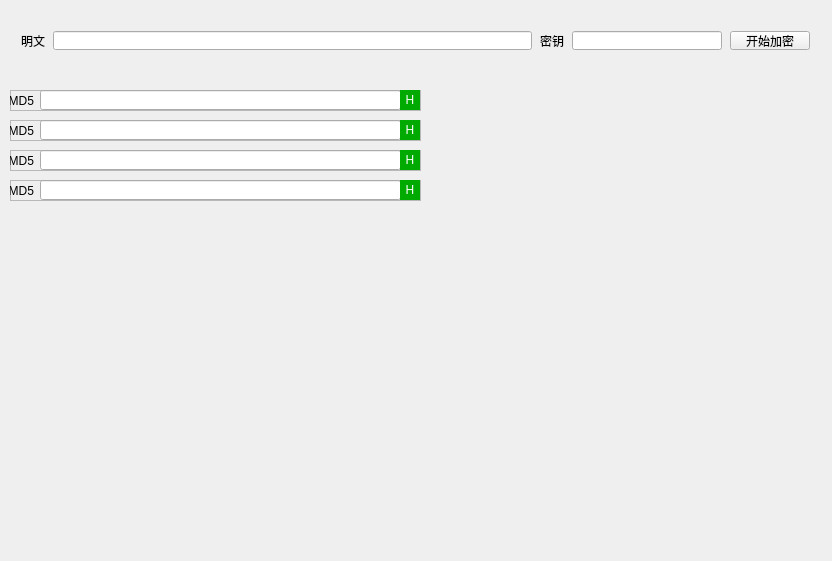
<?xml version="1.0" encoding="UTF-8"?>
<ui version="4.0">
 <class>DataConvert</class>
 <widget class="QWidget" name="DataConvert">
  <property name="geometry">
   <rect>
    <x>0</x>
    <y>0</y>
    <width>832</width>
    <height>561</height>
   </rect>
  </property>
  <property name="windowTitle">
   <string>DataConvert</string>
  </property>
  <widget class="QWidget" name="horizontalLayoutWidget">
   <property name="geometry">
    <rect>
     <x>10</x>
     <y>20</y>
     <width>811</width>
     <height>41</height>
    </rect>
   </property>
   <layout class="QHBoxLayout" name="horizontalLayout">
    <property name="spacing">
     <number>8</number>
    </property>
    <item>
     <widget class="QLabel" name="label">
      <property name="text">
       <string>明文</string>
      </property>
      <property name="alignment">
       <set>Qt::AlignRight|Qt::AlignTrailing|Qt::AlignVCenter</set>
      </property>
     </widget>
    </item>
    <item>
     <widget class="QLineEdit" name="text"/>
    </item>
    <item>
     <widget class="QLabel" name="label_2">
      <property name="text">
       <string>密钥</string>
      </property>
      <property name="alignment">
       <set>Qt::AlignRight|Qt::AlignTrailing|Qt::AlignVCenter</set>
      </property>
     </widget>
    </item>
    <item>
     <widget class="QLineEdit" name="key">
      <property name="maximumSize">
       <size>
        <width>150</width>
        <height>16777215</height>
       </size>
      </property>
     </widget>
    </item>
    <item>
     <widget class="QPushButton" name="encrypt">
      <property name="sizePolicy">
       <sizepolicy hsizetype="Minimum" vsizetype="Preferred">
        <horstretch>0</horstretch>
        <verstretch>0</verstretch>
       </sizepolicy>
      </property>
      <property name="text">
       <string>开始加密</string>
      </property>
     </widget>
    </item>
   </layout>
  </widget>
  <widget class="QFrame" name="frame">
   <property name="geometry">
    <rect>
     <x>10</x>
     <y>90</y>
     <width>411</width>
     <height>21</height>
    </rect>
   </property>
   <property name="frameShape">
    <enum>QFrame::StyledPanel</enum>
   </property>
   <property name="frameShadow">
    <enum>QFrame::Raised</enum>
   </property>
   <widget class="QLabel" name="label_3">
    <property name="geometry">
     <rect>
      <x>0</x>
      <y>0</y>
      <width>24</width>
      <height>21</height>
     </rect>
    </property>
    <property name="text">
     <string>MD5</string>
    </property>
    <property name="alignment">
     <set>Qt::AlignRight|Qt::AlignTrailing|Qt::AlignVCenter</set>
    </property>
   </widget>
   <widget class="QLineEdit" name="textMd5">
    <property name="geometry">
     <rect>
      <x>30</x>
      <y>0</y>
      <width>361</width>
      <height>20</height>
     </rect>
    </property>
   </widget>
   <widget class="QLabel" name="label_4">
    <property name="geometry">
     <rect>
      <x>390</x>
      <y>0</y>
      <width>20</width>
      <height>20</height>
     </rect>
    </property>
    <property name="styleSheet">
     <string notr="true">background-color: rgb(0, 170, 0);
font: 75 9pt &quot;微软雅黑&quot;;
color: rgb(255, 255, 255);
</string>
    </property>
    <property name="text">
     <string>H</string>
    </property>
    <property name="alignment">
     <set>Qt::AlignCenter</set>
    </property>
   </widget>
  </widget>
  <widget class="QFrame" name="frame_2">
   <property name="geometry">
    <rect>
     <x>10</x>
     <y>120</y>
     <width>411</width>
     <height>21</height>
    </rect>
   </property>
   <property name="frameShape">
    <enum>QFrame::StyledPanel</enum>
   </property>
   <property name="frameShadow">
    <enum>QFrame::Raised</enum>
   </property>
   <widget class="QLabel" name="label_5">
    <property name="geometry">
     <rect>
      <x>0</x>
      <y>0</y>
      <width>24</width>
      <height>21</height>
     </rect>
    </property>
    <property name="text">
     <string>MD5</string>
    </property>
    <property name="alignment">
     <set>Qt::AlignRight|Qt::AlignTrailing|Qt::AlignVCenter</set>
    </property>
   </widget>
   <widget class="QLineEdit" name="lineEdit_2">
    <property name="geometry">
     <rect>
      <x>30</x>
      <y>0</y>
      <width>361</width>
      <height>20</height>
     </rect>
    </property>
   </widget>
   <widget class="QLabel" name="label_6">
    <property name="geometry">
     <rect>
      <x>390</x>
      <y>0</y>
      <width>20</width>
      <height>20</height>
     </rect>
    </property>
    <property name="styleSheet">
     <string notr="true">background-color: rgb(0, 170, 0);
font: 75 9pt &quot;微软雅黑&quot;;
color: rgb(255, 255, 255);
</string>
    </property>
    <property name="text">
     <string>H</string>
    </property>
    <property name="alignment">
     <set>Qt::AlignCenter</set>
    </property>
   </widget>
  </widget>
  <widget class="QFrame" name="frame_3">
   <property name="geometry">
    <rect>
     <x>10</x>
     <y>150</y>
     <width>411</width>
     <height>21</height>
    </rect>
   </property>
   <property name="frameShape">
    <enum>QFrame::StyledPanel</enum>
   </property>
   <property name="frameShadow">
    <enum>QFrame::Raised</enum>
   </property>
   <widget class="QLabel" name="label_7">
    <property name="geometry">
     <rect>
      <x>0</x>
      <y>0</y>
      <width>24</width>
      <height>21</height>
     </rect>
    </property>
    <property name="text">
     <string>MD5</string>
    </property>
    <property name="alignment">
     <set>Qt::AlignRight|Qt::AlignTrailing|Qt::AlignVCenter</set>
    </property>
   </widget>
   <widget class="QLineEdit" name="lineEdit_3">
    <property name="geometry">
     <rect>
      <x>30</x>
      <y>0</y>
      <width>361</width>
      <height>20</height>
     </rect>
    </property>
   </widget>
   <widget class="QLabel" name="label_8">
    <property name="geometry">
     <rect>
      <x>390</x>
      <y>0</y>
      <width>20</width>
      <height>20</height>
     </rect>
    </property>
    <property name="styleSheet">
     <string notr="true">background-color: rgb(0, 170, 0);
font: 75 9pt &quot;微软雅黑&quot;;
color: rgb(255, 255, 255);
</string>
    </property>
    <property name="text">
     <string>H</string>
    </property>
    <property name="alignment">
     <set>Qt::AlignCenter</set>
    </property>
   </widget>
  </widget>
  <widget class="QFrame" name="frame_4">
   <property name="geometry">
    <rect>
     <x>10</x>
     <y>180</y>
     <width>411</width>
     <height>21</height>
    </rect>
   </property>
   <property name="frameShape">
    <enum>QFrame::StyledPanel</enum>
   </property>
   <property name="frameShadow">
    <enum>QFrame::Raised</enum>
   </property>
   <widget class="QLabel" name="label_9">
    <property name="geometry">
     <rect>
      <x>0</x>
      <y>0</y>
      <width>24</width>
      <height>21</height>
     </rect>
    </property>
    <property name="text">
     <string>MD5</string>
    </property>
    <property name="alignment">
     <set>Qt::AlignRight|Qt::AlignTrailing|Qt::AlignVCenter</set>
    </property>
   </widget>
   <widget class="QLineEdit" name="lineEdit_4">
    <property name="geometry">
     <rect>
      <x>30</x>
      <y>0</y>
      <width>361</width>
      <height>20</height>
     </rect>
    </property>
   </widget>
   <widget class="QLabel" name="label_10">
    <property name="geometry">
     <rect>
      <x>390</x>
      <y>0</y>
      <width>20</width>
      <height>20</height>
     </rect>
    </property>
    <property name="styleSheet">
     <string notr="true">background-color: rgb(0, 170, 0);
font: 75 9pt &quot;微软雅黑&quot;;
color: rgb(255, 255, 255);
</string>
    </property>
    <property name="text">
     <string>H</string>
    </property>
    <property name="alignment">
     <set>Qt::AlignCenter</set>
    </property>
   </widget>
  </widget>
 </widget>
 <layoutdefault spacing="6" margin="11"/>
 <resources/>
 <connections/>
</ui>
